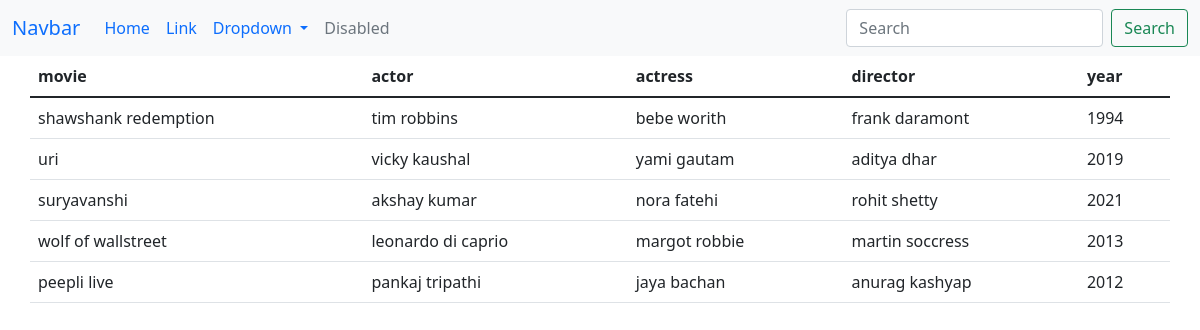
The page / on the database its author committed.
### dashboard/models.py (models this page shows, shortened)
class Data(models.Model):
    movie_name=models.CharField(max_length=100)
    actor_name=models.CharField(max_length=100)
    actress_name=models.CharField(max_length=100)
    director_name=models.CharField(max_length=100)
    year=models.PositiveBigIntegerField(default=0)

### dashboard/views.py (the view)
# urls.py: path('',views.index,name='id'),
def index(request):
    if 'q' in request.GET:
        q=request.GET['q']
        multiple_q=Q(Q(movie_name__icontains=q)|Q(actor_name__icontains=q) | Q(actress_name__icontains=q)|Q(director_name__icontains=q)|Q(year__icontains=q))
        data=Data.objects.filter(multiple_q)
    else:
        data=Data.objects.all()
    context={
        'data':data
    }
    return render(request,'dashboard/index.html',context)

### templates/dashboard/index.html
{% extends 'partials/base.html' %}
{% block content %}
<table class="table">
    <thead>
      <tr>
        <th scope="col">movie</th>
        <th scope="col">actor</th>
        <th scope="col">actress</th>
        <th scope="col">director</th>
        <th scope="col">year</th>
      </tr>
    </thead>
    <tbody>
        {%for data in data %}
      <tr>
        <td>{{data.movie_name}}</td>
        <td>{{data.actor_name}}</td>
        <td>{{data.actress_name}}</td>
        <td>{{data.director_name}}</td>
        <td>{{data.year}}</td>
      </tr>
      {%endfor%}
    </tbody>
  </table>
{% endblock %}

### templates/partials/base.html (shortened to what this page needs)
<!doctype html>
<html lang="en">
  <head>
    <link href="https://cdn.jsdelivr.net/npm/bootstrap@5.1.3/dist/css/bootstrap.min.css" rel="stylesheet">
  </head>
  <body>
    {%include 'partials/nav.html'%}
    <div class="container">
        <div class="row">
            {%block content%}
    {% endblock %}
        </div>
    </div>
  </body>
</html>

### templates/partials/nav.html (shortened to what this page needs)
<nav class="navbar navbar-expand-lg navbar-black bg-light">
    <div class="container-fluid">
      <a class="navbar-brand" href="#">Navbar</a>
      <div class="collapse navbar-collapse" id="navbarSupportedContent">
        <ul class="navbar-nav me-auto mb-2 mb-lg-0">
          <li class="nav-item">
            <a class="nav-link active" aria-current="page" href="#">Home</a>
          </li>
          <li class="nav-item">
            <a class="nav-link" href="#">Link</a>
          </li>
          <li class="nav-item dropdown">
            <a class="nav-link dropdown-toggle" href="#" id="navbarDropdown" role="button" data-bs-toggle="dropdown" aria-expanded="false">
              Dropdown
            </a>
          </li>
          <li class="nav-item">
            <a class="nav-link disabled">Disabled</a>
          </li>
        </ul>
        <form class="d-flex">
          <input class="form-control me-2" name="q" type="search" placeholder="Search" aria-label="Search">
          <button class="btn btn-outline-success" type="submit">Search</button>
        </form>
      </div>
    </div>
  </nav>

### rows shown on the page
Data: movie_name "shawshank redemption", actor_name "tim robbins", actress_name "bebe worith", director_name "frank daramont", year "1994"
Data: movie_name "uri", actor_name "vicky kaushal", actress_name "yami gautam", director_name "aditya dhar", year "2019"
Data: movie_name "suryavanshi", actor_name "akshay kumar", actress_name "nora fatehi", director_name "rohit shetty", year "2021"
Data: movie_name "wolf of wallstreet", actor_name "leonardo di caprio", actress_name "margot robbie", director_name "martin soccress", year "2013"
Data: movie_name "peepli live", actor_name "pankaj tripathi", actress_name "jaya bachan", director_name "anurag kashyap", year "2012"
